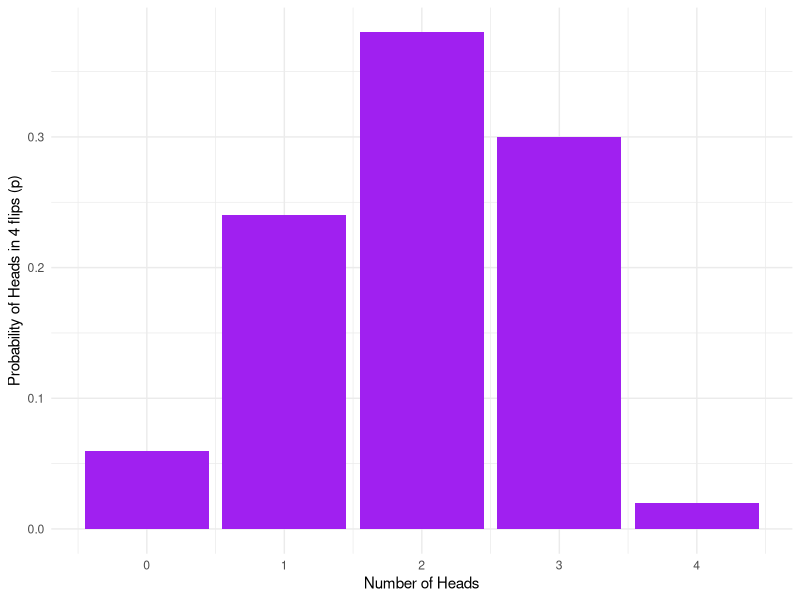
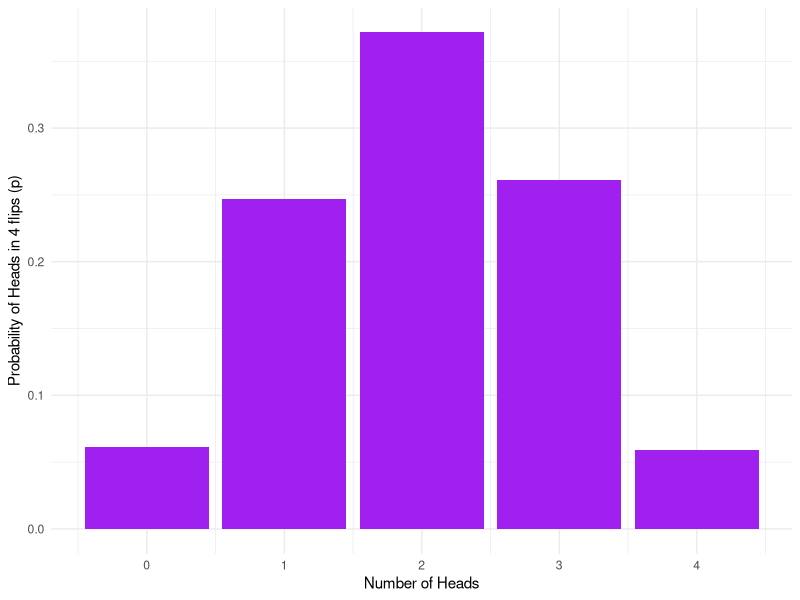
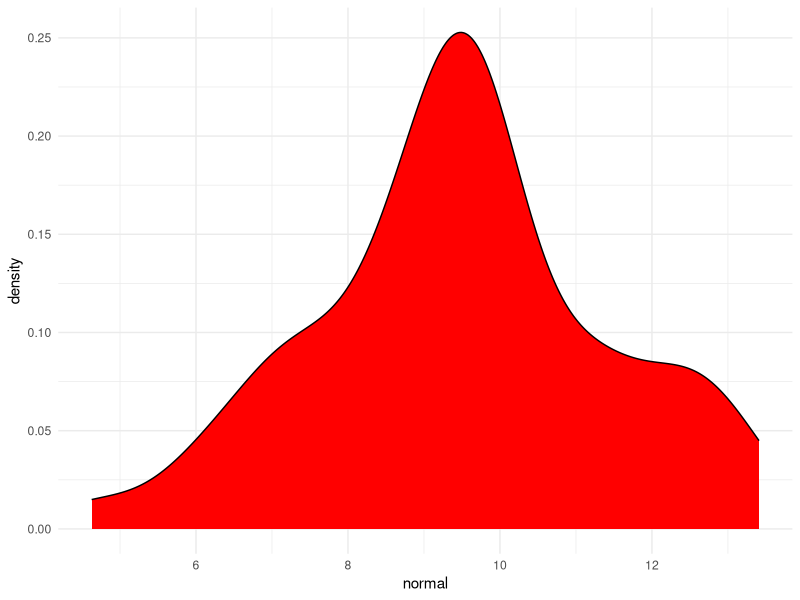
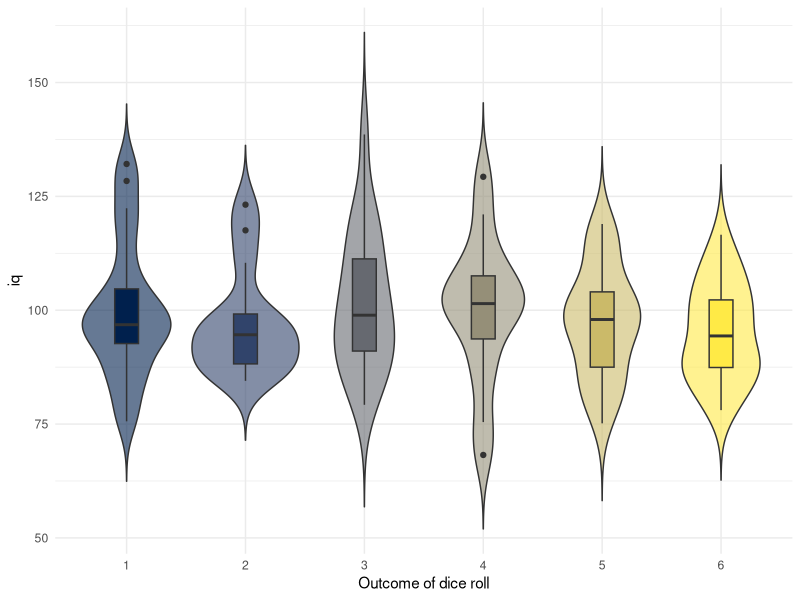

The R source for these figures, in order:
## ---- chunk 1
# Notice that because our event labels are strings (text), 
# we need to enter them into the function in "quotes" 
library(tidyverse)
sample(x = c("HEADS", "TAILS"), size = 4, replace = TRUE) 
## ---- chunk 2
sample(x = 0:1, size = 4, replace = TRUE)
## ---- chunk 3
# This code pipes the output of sample() into sum() which counts up the number of heads/1s.

sample(x = 0:1, size = 4, replace = TRUE) %>% sum()
## ---- chunk 4
replicate(n = 20, expr = sample(0:1, 4, TRUE) %>% sum())
## ---- chunk 5
heads50 <- replicate(50, sample(0:1, 4, TRUE) %>% sum())   
heads50
## ---- chunk 6
data50 <- tibble(heads = heads50) %>%   # convert to a table
                group_by(heads) %>%   # group by number of possibilities (0,1,2,3,4)
                summarise(n = n(), # count occurances of each possibility,
                          p=n/50) # & calculate probability (p) of each
                                          
## ---- chunk 7
knitr::kable(data50)
## ---- chunk 8
# Note: stat = "identity" tells  ggplot to use the values of the y-axis variable (p) as the height of the bars in our histogram (as opposed to counting the number of occurances of those values)

ggplot(data50, aes(x = heads,y = p)) + 
  geom_bar(stat = "identity", fill = "purple") + 
  labs(x = "Number of Heads", y = "Probability of Heads in 4 flips (p)") +
  theme_minimal()
## ---- chunk 9
heads10K <- replicate(n = 10000, expr = sample(0:1, 4, TRUE) %>% sum())   
## ---- chunk 10
data10K <- tibble(heads = heads10K) %>%   
                group_by(heads) %>%           
                summarise(n = n(), p=n/10000) 
## ---- chunk 11
ggplot(data10K, aes(heads,p)) + 
  geom_bar(stat = "identity", fill = "purple") + 
  labs(x = "Number of Heads", y = "Probability of Heads in 4 flips (p)") +
  theme_minimal()
## ---- chunk 12
data10K %>%
  filter(heads >= 2) %>%
  summarise(p2 = sum(p))
## ---- chunk 13
normal <- rnorm(n = 50, mean = 10, sd = 2)

## ---- chunk 14
mean(normal)
sd(normal)
## ---- chunk 15
tibble(normal = normal) %>% #turn the variable normal into a table and then
  ggplot(aes(normal)) + # create a density plot
  geom_density(fill = "red") +
  theme_minimal()
  
## ---- chunk 16
subject_id <- 1:120 # create a variable called subject_id that has the numbers 1 to 120 in it
## ---- chunk 17
gender <- rep(x = c("man", "woman", "nonbinary"), each = 40)
## ---- chunk 18
rolls <- sample(x = 1:6, size = 120, replace = TRUE)
## ---- chunk 19
iq <- rnorm(n = 120, mean = 100, sd = 15)
## ---- chunk 20
sim_data <- tibble(subject_id, gender, rolls, iq)
## ---- chunk 21
sim_data %>%
  mutate(rolls = as.factor(rolls)) %>%
  ggplot(aes(x = rolls, y = iq, fill = rolls)) +
  geom_violin(trim = FALSE, alpha = .6, show.legend = FALSE) +
  geom_boxplot(width = .2, show.legend = FALSE) +
  scale_fill_viridis_d(option = "E") +
  theme_minimal() +
  labs(x = "Outcome of dice roll")
